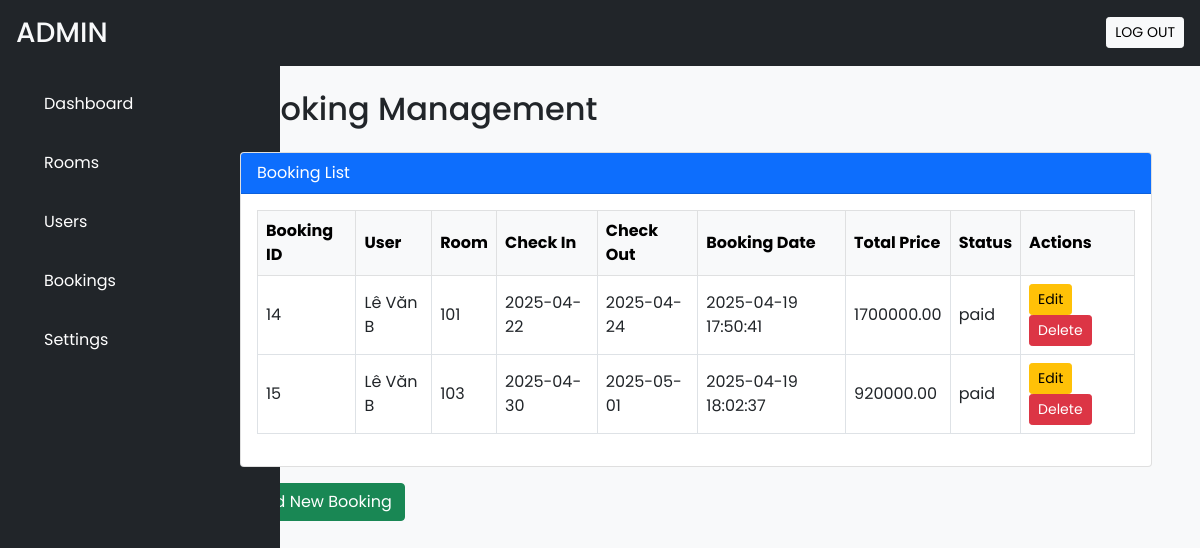
The page /admin/manage_bookings.php on the database its author committed.
### tables this page shows
CREATE TABLE `bookings` (
  `booking_id` int(11) NOT NULL,
  `user_id` int(11) NOT NULL,
  `room_id` int(11) NOT NULL,
  `check_in` date NOT NULL,
  `check_out` date NOT NULL,
  `booking_date` timestamp NOT NULL DEFAULT current_timestamp(),
  `total_price` decimal(10,2) NOT NULL,
  `status` varchar(100) DEFAULT NULL,
  `adults` int(11) NOT NULL DEFAULT 1,
  `children` int(11) NOT NULL DEFAULT 0,
  `note` text DEFAULT NULL
);

CREATE TABLE `users` (
  `user_id` int(11) NOT NULL,
  `full_name` varchar(240) NOT NULL,
  `username` varchar(50) NOT NULL,
  `pass` varchar(255) NOT NULL,
  `role` enum('admin','customer') DEFAULT 'customer',
  `email` varchar(100) DEFAULT NULL,
  `phone` varchar(20) DEFAULT NULL,
  `address` varchar(255) DEFAULT NULL,
  `created_at` timestamp NOT NULL DEFAULT current_timestamp()
);

CREATE TABLE `rooms` (
  `room_id` int(11) NOT NULL,
  `room_number` varchar(10) NOT NULL,
  `room_dientich` varchar(50) NOT NULL,
  `room_songuoi` int(50) NOT NULL,
  `room_type` varchar(50) NOT NULL,
  `price` decimal(10,2) NOT NULL,
  `status` enum('available','occupied','maintenance') DEFAULT 'available',
  `description` text DEFAULT NULL,
  `room_img` varchar(240) DEFAULT NULL,
  `facilities` text DEFAULT NULL
);

### admin/manage_bookings.php (the view, shortened to what this page needs)
<?php
require('inc/db_connect.php');
$action = isset($_GET['action']) ? $_GET['action'] : '';
$users = [];
$sql_users = "SELECT user_id, full_name FROM users";
$result_users = $conn->query($sql_users);
if ($result_users && $result_users->num_rows > 0) {
    while ($row = $result_users->fetch_assoc()) {
        $users[] = $row;
    }
}
$rooms = [];
$sql_rooms = "SELECT room_id, room_number FROM rooms";
$result_rooms = $conn->query($sql_rooms);
if ($result_rooms && $result_rooms->num_rows > 0) {
    while ($row = $result_rooms->fetch_assoc()) {
        $rooms[] = $row;
    }
}
?>
<!DOCTYPE html>
<html lang="en">
<head>
  <link href="https://cdn.jsdelivr.net/npm/bootstrap@5.3.0/dist/css/bootstrap.min.css" rel="stylesheet">
  <?php require('inc/links.php'); ?>
</head>
<body class="bg-light">
  <?php require('inc/header.php'); ?>
  <div class="container-fluid" id="main-content">
    <div class="col-lg-10 ms-auto p-4 overflow-hidden">
      <h2 class="mb-4">Booking Management</h2>
      <?php if ($action === 'add'): ?>
        <div class="card">
          <div class="card-header bg-success text-white">Add New Booking</div>
          <div class="card-body">
            <form action="manage_bookings.php" method="post">
              <input type="hidden" name="action_type" value="add">
              <div class="mb-3">
                <label for="user_id" class="form-label">User</label>
                <select class="form-select" name="user_id" required>
                  <option value="">-- Select User --</option>
                  <?php foreach ($users as $user): ?>
                    <option value="<?php echo $user['user_id']; ?>"><?php echo htmlspecialchars($user['full_name']); ?></option>
                  <?php endforeach; ?>
                </select>
              </div>
              <div class="mb-3">
                <label for="room_id" class="form-label">Room</label>
                <select class="form-select" name="room_id" required>
                  <option value="">-- Select Room --</option>
                  <?php foreach ($rooms as $room): ?>
                    <option value="<?php echo $room['room_id']; ?>"><?php echo htmlspecialchars($room['room_number']); ?></option>
                  <?php endforeach; ?>
                </select>
              </div>
              <div class="mb-3">
                <label for="check_in" class="form-label">Check In Date</label>
                <input type="date" class="form-control" name="check_in" required>
              </div>
              <div class="mb-3">
                <label for="check_out" class="form-label">Check Out Date</label>
                <input type="date" class="form-control" name="check_out" required>
              </div>
              <div class="mb-3">
                <label for="total_price" class="form-label">Total Price</label>
                <input type="number" step="0.01" class="form-control" name="total_price" required>
              </div>
              <div class="mb-3">
                <label for="status" class="form-label">Status</label>
                <input type="text" class="form-control" name="status" placeholder="e.g., pending, confirmed" required>
              </div>
              <button type="submit" class="btn btn-success">Add Booking</button>
              <a href="manage_bookings.php" class="btn btn-secondary">Cancel</a>
            </form>
          </div>
        </div>
      <?php else: ?>
        <div class="card">
          <div class="card-header bg-primary text-white">Booking List</div>
          <div class="card-body">
            <?php
              $sql = "SELECT b.booking_id, u.full_name, r.room_number, b.check_in, b.check_out, b.booking_date, b.total_price, b.status
                      FROM bookings b
                      INNER JOIN users u ON b.user_id = u.user_id
                      INNER JOIN rooms r ON b.room_id = r.room_id";
              $result = $conn->query($sql);
              if ($result && $result->num_rows > 0):
            ?>
              <table class="table table-bordered table-hover">
                <thead class="table-light">
                  <tr>
                    <th>Booking ID</th>
                    <th>User</th>
                    <th>Room</th>
                    <th>Check In</th>
                    <th>Check Out</th>
                    <th>Booking Date</th>
                    <th>Total Price</th>
                    <th>Status</th>
                    <th>Actions</th>
                  </tr>
                </thead>
                <tbody>
                  <?php while($row = $result->fetch_assoc()): ?>
                    <tr>
                      <td><?php echo htmlspecialchars($row['booking_id']); ?></td>
                      <td><?php echo htmlspecialchars($row['full_name']); ?></td>
                      <td><?php echo htmlspecialchars($row['room_number']); ?></td>
                      <td><?php echo htmlspecialchars($row['check_in']); ?></td>
                      <td><?php echo htmlspecialchars($row['check_out']); ?></td>
                      <td><?php echo htmlspecialchars($row['booking_date']); ?></td>
                      <td><?php echo htmlspecialchars($row['total_price']); ?></td>
                      <td><?php echo htmlspecialchars($row['status']); ?></td>
                      <td>
                        <a href="manage_bookings.php?action=edit&id=<?php echo $row['booking_id']; ?>" class="btn btn-sm btn-warning">Edit</a>
                        <a href="manage_bookings.php?action=delete&id=<?php echo $row['booking_id']; ?>" class="btn btn-sm btn-danger" onclick="return confirm('Are you sure you want to delete this booking?');">Delete</a>
                      </td>
                    </tr>
                  <?php endwhile; ?>
                </tbody>
              </table>
            <?php else: ?>
              <p class="text-center">No bookings found.</p>
            <?php endif; ?>
          </div>
        </div>
        <div class="mt-3">
          <a href="manage_bookings.php?action=add" class="btn btn-success">Add New Booking</a>
        </div>
      <?php endif; ?>
    </div>
  </div>
</body>
</html>

### admin/css/common.css (style rules this page uses)
:root { --teal: rgb(0, 0, 0); --teal_hover: rgb(0, 0, 0); }
* { font-family: "Poppins", serif; }

### admin/manage_bookings.php (style rules this page uses)
body { background-color: #f8f9fa; }
.table th, .table td { vertical-align: middle; }

### rows shown on the page
bookings: booking_id "14", user.full_name "Lê Văn B", room.room_number "101", check_in "2025-04-22", check_out "2025-04-24", booking_date "2025-04-19 17:50:41", total_price "1700000.00", status "paid"
bookings: booking_id "15", user.full_name "Lê Văn B", room.room_number "103", check_in "2025-04-30", check_out "2025-05-01", booking_date "2025-04-19 18:02:37", total_price "920000.00", status "paid"
